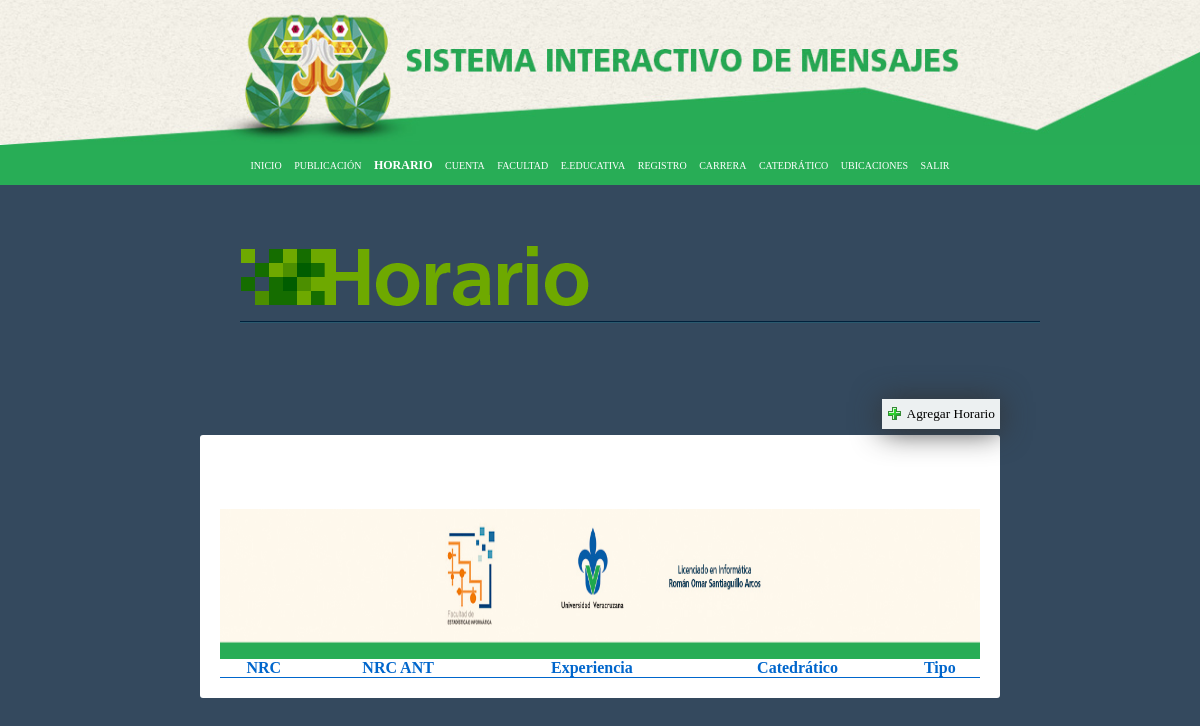
/Vistas/Entidades/horario.php (signed in), run on an earlier commit of the app's database.
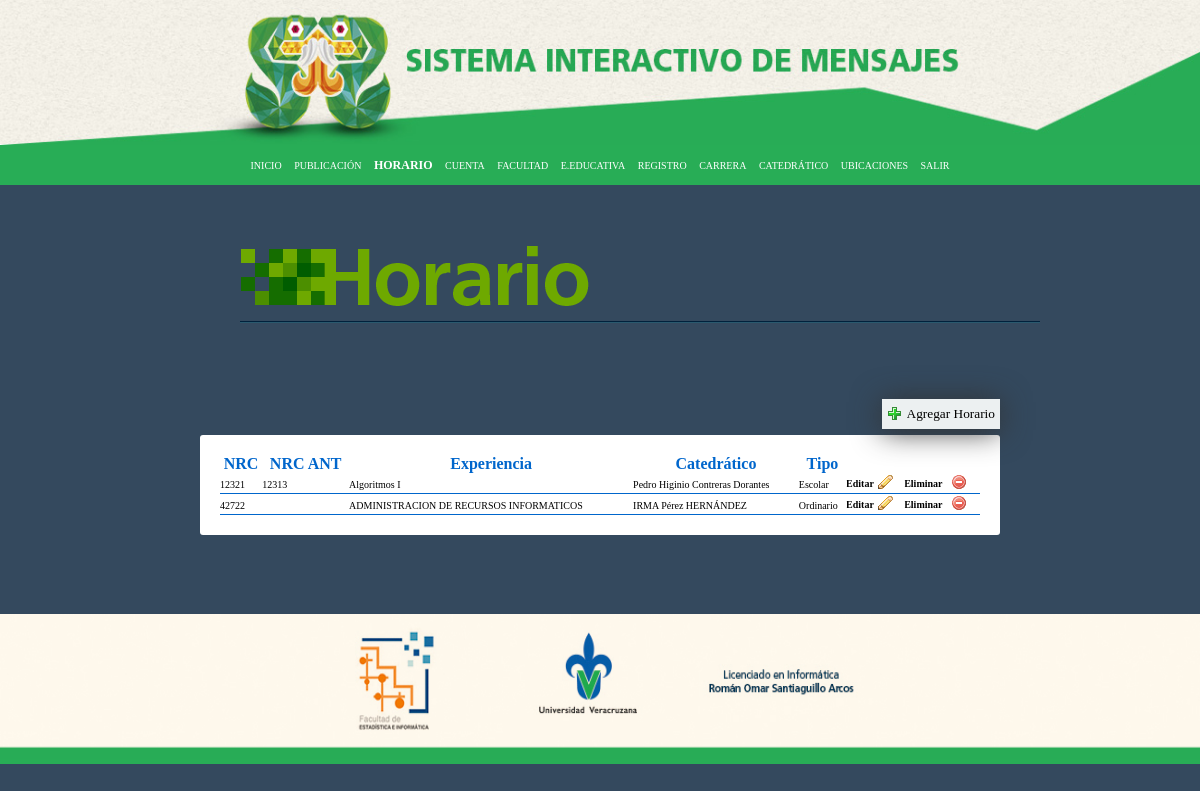
And on a later commit of the database.
### tables this page shows
CREATE TABLE IF NOT EXISTS `horario` (
  `idHorario` int(11) NOT NULL AUTO_INCREMENT,
  `dia` date DEFAULT NULL,
  `diapub` date DEFAULT NULL,
  `fechavig` date DEFAULT NULL,
  `horafin` time DEFAULT NULL,
  `horain` time DEFAULT NULL,
  `horapub` time DEFAULT NULL,
  `tipo` varchar(45) DEFAULT NULL,
  `idCarrera` int(11) NOT NULL,
  `idFacultad` int(11) NOT NULL,
  `idCatedratico` int(11) NOT NULL,
  `idubicacion` int(11) NOT NULL,
  `idExperienciaEducativa` int(11) NOT NULL,
  `NRC` varchar(5) DEFAULT NULL,
  `NRCANT` varchar(5) DEFAULT NULL,
  `Seccion` varchar(2) DEFAULT NULL,
  `Bloque` varchar(2) DEFAULT NULL,
  `Secretaria` varchar(45) DEFAULT NULL,
  PRIMARY KEY (`idHorario`,`idCarrera`,`idFacultad`,`idCatedratico`,`idubicacion`,`idExperienciaEducativa`),
  KEY `fk_horario_Carrera1_idx` (`idCarrera`,`idFacultad`),
  KEY `fk_horario_Catedratico1_idx` (`idCatedratico`),
  KEY `fk_horario_ubicacion1_idx` (`idubicacion`),
  KEY `fk_horario_experienciaeducativa1_idx` (`idExperienciaEducativa`)
);

CREATE TABLE IF NOT EXISTS `experienciaeducativa` (
  `idExperienciaEducativa` int(11) NOT NULL AUTO_INCREMENT,
  `Nombre` varchar(45) DEFAULT NULL,
  `idCarrera` int(11) NOT NULL,
  `idFacultad` int(11) NOT NULL,
  PRIMARY KEY (`idExperienciaEducativa`,`idCarrera`,`idFacultad`),
  KEY `fk_experienciaeducativa_Carrera1_idx` (`idCarrera`,`idFacultad`)
);

### Vistas/Entidades/horario.php (the view, shortened to what this page needs)
<!DOCTYPE html>
<html leng="es">
<head>
<link rel="stylesheet" href="../../css/css1a.css">
</head>
<div id="portada">
    <img id="imgportada" src="../../imagenes/header.jpg">
</div>
<center><div id="cabeza">
    <div id="men">
<nav id="menu">
    <ul>
        <li><a href="../pagprin.php" >INICIO</a></li>
        <li><a href="publicacion.php">PUBLICACIÓN</a></li>
        <li><a href="horario.php" id="qwerty">HORARIO</a></li>
        <li><a href="cuenta.php">CUENTA</a></li>
        <li><a href="facultad.php">FACULTAD</a></li>
        <li><a href="eeducativa.php">E.EDUCATIVA</a></li>
        <li><a href="registro.php">REGISTRO</a></li>
        <li><a href="carrera.php">CARRERA</a></li>
        <li><a href="catedratico.php">CATEDRÁTICO</a></li>
        <li><a href="ubicaciones.php">UBICACIONES</a></li>
        <li><a href="salir.php">SALIR</a></li>
    </ul>
</nav>
</div>
</div></center>
<body>
<div id="cuerpo">
<figure id="figura"><br><br>
<img src="../../imagenes/horario.png"><br><br>
</figure><br><br><br>
 <?php
  echo "<div id='agregar'>
  <form  method='post' action='../Agregar/agregarhorario.php'>
  <img src='../../imagenes/add.gif' class='icon'>
  <input type='submit' value='Agregar Horario'  name='agregar' class='conf'>
  </form></div>";
 echo"<br><br>";
    echo "<div>";
    $nombreadmin = $_SESSION['nombreUsuario'];
    $sql = "SELECT idfacultad FROM cuenta WHERE usuario='".$nombreadmin."';";
    $resultado = mysql_query($sql) or die(mysql_error());
    $fil = mysql_fetch_array($resultado, MYSQL_BOTH);
    $fac = $fil[0];
                          echo "<div id='contenedor_carrera'>";
                           echo "<table>";
                         echo"<tr>";
                            echo"
                            <th>NRC</th>
                            <th>NRC ANT</th>
                            <th>Experiencia</th>
                            <th>Catedrático</th>
                            <th>Tipo</th>
                            <th></th>
                            <th></th>
                            <th></th>
                            </tr>";
                         $mysqlfacu="SELECT * FROM horario WHERE idfacultad=".$fac.";";
                        $resulf=mysql_query($mysqlfacu) or die(mysql_error());
                        $num_total_registros=mysql_num_rows($resulf);
                       if ($num_total_registros > 0) {
    $tamano_pag = 10;
        $pagina = false;
                        if (!$pagina) {
                            $inicio=0;
                        }else{
                            $inicio=($pagina - 1) * $tamano_pag;
                        }
                        $consultas="SELECT * FROM horario WHERE idfacultad=".$fac." ORDER BY idcarrera DESC LIMIT ".$inicio.",".$tamano_pag;
                        $rs=mysql_query($consultas)or die(mysql_error());
                        while($row1=mysql_fetch_array($rs)){
                                   echo "<tr>";
                                    $mysqlm="SELECT nombre FROM experienciaeducativa WHERE idExperienciaEducativa = '".$row1['idExperienciaEducativa']."'";
                                    $mysqlc="SELECT nombre,apellidomaterno,apellidopaterno FROM catedratico WHERE idCatedratico='".$row1['idCatedratico']."'";
                                    $resul1=mysql_query($mysqlm) or die(mysql_error());
                                    $resul2=mysql_query($mysqlc) or die(mysql_error());
                                    while ($m=mysql_fetch_array($resul1)) {
                                    echo "<td><a class='text20'>".$row1['NRC']."</a></td>";
                                    echo "<td><a class='text20'>".$row1['NRCANT']."</a></td>";
                                    echo "<td><a class='text20'>".$m['nombre']."</a></td>";
                                    while ($c=mysql_fetch_array($resul2)) {
                                        echo "<td><a class='text20'>".$c['nombre']."</a>";
                                        echo "<a class='text20'> ".$c['apellidopaterno']." </a>";
                                        echo "<a class='text20'>".$c['apellidomaterno']."</a></td>";
                                    }
                                    echo "<td>";
                                    if ($row1['tipo']==1){ echo "<a class='text20'>Escolar</a></td>";}
                                    if ($row1['tipo']==2){ echo "<a class='text20'>Ordinario</a></td>";}
                        echo "<td>
 <form  method='post' action='../Editar/editarhorario.php'>
    <input type='hidden' name='idhes' value=".$row1['idHorario'].">
    <input type='submit' value='Editar'  id='edit' name='Editar' class='conf'><img src='../../imagenes/editar.png' class='icon'>
     </form>";
                        echo "<td>
    <form  method='post' action='../../Controller/eliminarhorario.php'>
    <input type='hidden' name='idhes' value=".$row1['idHorario'].">
    <input class='conf' type='submit' id='delete' name='Eliminar' value='Eliminar' alingn='center'>
    <img src='../../imagenes/borrar.png' class='icon'>
     </form>";
                                echo"</tr>";
        }}echo "</legend>";
        echo "</table></div></div>";
            echo '<p class="textlink">';
    echo '</p>';}
                            echo "</div>";
?>
</body><br><br><br></div></div></div>
<footer>
<div id="final">
    <img src="../../imagenes/footer.jpg" id="footer">
</div>
</footer>
</html>

### css/css1a.css (style rules this page uses)
* { margin: 0px; padding: 0px; }
a { text-decoration: none; font-family: Verdana; }
body { font-family: Verdana; margin: auto; background:#34495e; font-size: middle; }
#final { background: #28AD56; height: 150px; margin: 0px; padding: 0px; }
li { text-decoration: none; }
#menu ul, #menu li, #menu a { margin: 0px;padding: 0px; }
#menu ul { list-style: none; }
#menu a { text-decoration: none; }
#menu { font-size: 10px; height: 40px; background-color: #28AD56; width: 100%; margin: auto; }
center { margin: 0px; padding: 0px; }
#imgportada { margin: 0px; padding: 0px; width: 100%; height: 145px; }
#men { width: 1000px; height: auto; margin: auto; margin: 0px; padding: 0px; }
#portada { margin: 0px; padding: 0px; height: 145px; background: #fef6e8; }
#menu > ul > li { padding: 0px; position: relative; display: inline-block; margin: auto; }
#menu > ul > li > a { color:#FFF; opacity:1; font-size: middle; line-height: 40px; padding: 5px 5px; -webkit-transition: color .15s; -moz-transition: color .15s; -ms-transition: color .15s; -o-transition: color .15s; transition: color .15s; }
#qwerty { font-weight: bold; font-size: 12px; }
#cabeza { width:100%; height:auto; overflow: inherit; background: #28AD56; margin: 0px; padding: 0px; }
#footer { width: 100%; margin: 0px; padding: 0px; height: 145px; overflow: hidden; }
#cuerpo { width:800px; height:auto; position: center; padding:25px; margin: auto; margin-top: 0px; }
th { font-family: Roboto middle; }
input { width:300px; }
td { text-align: left; font-family: VERDANA; font-size: middle; border:1px solid #0066CC; border-width:0px 0px 1px 0px; }
#contenedor_carrera { background: white; padding: 20px; -webkit-border-radius: 3px; -moz-border-radius: 3px; border-radius: 3px; }
#figura { margin-left: 5%; margin-right: 15%; }
.conf { background: transparent; border: none; height: auto; width: auto; -webkit-border-radius: 5px; -moz-border-radius: 5px; border-radius: 5px; cursor: pointer; font-family: Verdana; font-size: middle; color: black; }
.text20 { font-size: 10px; font-family: VERDANA; }
#delete { font-size: 10px; font-family: VERDANA; font-weight: bold; }
#edit { font-size: 10px; font-family: VERDANA; font-weight: bold; }
tr { color: black; font-size: middle; font-family: Verdana; }
.icon { vertical-align: middle; }
table { width: 100%; border-collapse: collapse; border-spacing: 0; border:1px solid #0066CC; border-width:0px 0px 1px 0px; }
#agregar { float: right; padding: 5px; width: auto; height: 20px; border:none; background-color:#ecf0f1; cursor:pointer; -webkit-box-shadow: 0px 2px 30px 0px rgba(50, 50, 50, 1); -moz-box-shadow: 0px 2px 30px 0px rgba(50, 50, 50, 1); box-shadow: 0px 2px 30px 0px rgba(50, 50, 50, 1); }
th { color:#0066CC; margin: auto; }

What changed in the data, as far as the page shows it:
added horario: NRC "12321", NRCANT "12313"
now on this page (row unchanged): experienciaeducativa: Nombre "Algoritmos I", nombre "Pedro Higinio", apellidopaterno "Contreras", apellidomaterno "Dorantes", shows "Escolar"
added horario: NRC "42722"
now on this page (row unchanged): experienciaeducativa: Nombre "ADMINISTRACION DE RECURSOS INFORMATICOS", nombre "IRMA", apellidopaterno "Pérez", apellidomaterno "HERNÁNDEZ", shows "Ordinario"
